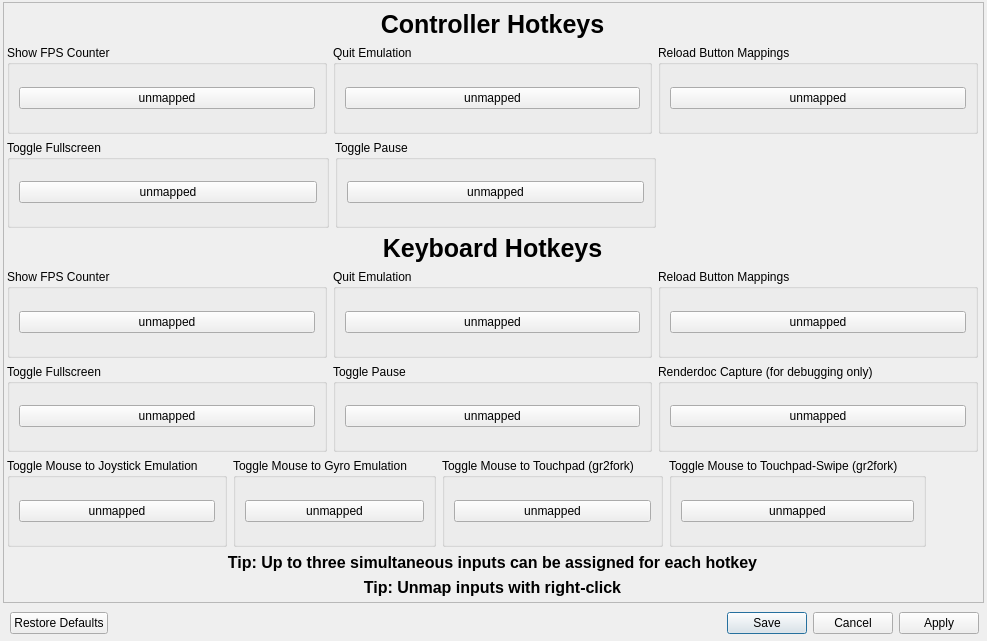
<?xml version="1.0" encoding="UTF-8"?>
<!-- SPDX-FileCopyrightText: Copyright 2025 shadPS4 Emulator Project
     SPDX-License-Identifier: GPL-2.0-or-later -->
<ui version="4.0">
 <class>Hotkeys</class>
 <widget class="QDialog" name="Hotkeys">
  <property name="windowModality">
   <enum>Qt::WindowModality::WindowModal</enum>
  </property>
  <property name="geometry">
   <rect>
    <x>0</x>
    <y>0</y>
    <width>987</width>
    <height>641</height>
   </rect>
  </property>
  <property name="windowTitle">
   <string>Customize Hotkeys</string>
  </property>
  <widget class="QScrollArea" name="scrollArea">
   <property name="geometry">
    <rect>
     <x>3</x>
     <y>2</y>
     <width>981</width>
     <height>601</height>
    </rect>
   </property>
   <property name="widgetResizable">
    <bool>true</bool>
   </property>
   <widget class="QWidget" name="scrollAreaWidgetContents">
    <property name="geometry">
     <rect>
      <x>0</x>
      <y>0</y>
      <width>979</width>
      <height>599</height>
     </rect>
    </property>
    <widget class="QWidget" name="verticalLayoutWidget_3">
     <property name="geometry">
      <rect>
       <x>3</x>
       <y>7</y>
       <width>971</width>
       <height>587</height>
      </rect>
     </property>
     <layout class="QVBoxLayout" name="HotkeysLayout">
      <item>
       <widget class="QLabel" name="controllerLabel">
        <property name="sizePolicy">
         <sizepolicy hsizetype="Preferred" vsizetype="Fixed">
          <horstretch>0</horstretch>
          <verstretch>0</verstretch>
         </sizepolicy>
        </property>
        <property name="font">
         <font>
          <pointsize>19</pointsize>
          <bold>true</bold>
         </font>
        </property>
        <property name="text">
         <string>Controller Hotkeys</string>
        </property>
        <property name="alignment">
         <set>Qt::AlignmentFlag::AlignCenter</set>
        </property>
       </widget>
      </item>
      <item>
       <layout class="QHBoxLayout" name="horizontalLayoutPad1">
        <item>
         <widget class="QGroupBox" name="fpsGroupboxPad">
          <property name="sizePolicy">
           <sizepolicy hsizetype="Expanding" vsizetype="Preferred">
            <horstretch>0</horstretch>
            <verstretch>0</verstretch>
           </sizepolicy>
          </property>
          <property name="title">
           <string>Show FPS Counter</string>
          </property>
          <layout class="QVBoxLayout" name="verticalLayout_2">
           <item>
            <widget class="QRightClickButton" name="fpsButtonPad">
             <property name="focusPolicy">
              <enum>Qt::FocusPolicy::NoFocus</enum>
             </property>
             <property name="text">
              <string>unmapped</string>
             </property>
            </widget>
           </item>
          </layout>
         </widget>
        </item>
        <item>
         <widget class="QGroupBox" name="quitGroupboxKB_2">
          <property name="sizePolicy">
           <sizepolicy hsizetype="Expanding" vsizetype="Preferred">
            <horstretch>0</horstretch>
            <verstretch>0</verstretch>
           </sizepolicy>
          </property>
          <property name="title">
           <string>Quit Emulation</string>
          </property>
          <layout class="QVBoxLayout" name="verticalLayout_5">
           <item>
            <widget class="QRightClickButton" name="quitButtonPad">
             <property name="focusPolicy">
              <enum>Qt::FocusPolicy::NoFocus</enum>
             </property>
             <property name="text">
              <string>unmapped</string>
             </property>
            </widget>
           </item>
          </layout>
         </widget>
        </item>
        <item>
         <widget class="QGroupBox" name="reloadMappingsBoxPad">
          <property name="sizePolicy">
           <sizepolicy hsizetype="Expanding" vsizetype="Preferred">
            <horstretch>0</horstretch>
            <verstretch>0</verstretch>
           </sizepolicy>
          </property>
          <property name="title">
           <string>Reload Button Mappings</string>
          </property>
          <layout class="QVBoxLayout" name="verticalLayout_6">
           <item>
            <widget class="QRightClickButton" name="reloadButtonPad">
             <property name="text">
              <string>unmapped</string>
             </property>
            </widget>
           </item>
          </layout>
         </widget>
        </item>
       </layout>
      </item>
      <item>
       <layout class="QHBoxLayout" name="horizontalLayoutPad2">
        <item>
         <widget class="QGroupBox" name="fullscreenGroupboxPad">
          <property name="sizePolicy">
           <sizepolicy hsizetype="Expanding" vsizetype="Preferred">
            <horstretch>0</horstretch>
            <verstretch>0</verstretch>
           </sizepolicy>
          </property>
          <property name="title">
           <string>Toggle Fullscreen</string>
          </property>
          <layout class="QVBoxLayout" name="verticalLayout_3">
           <item>
            <widget class="QRightClickButton" name="fullscreenButtonPad">
             <property name="focusPolicy">
              <enum>Qt::FocusPolicy::NoFocus</enum>
             </property>
             <property name="text">
              <string>unmapped</string>
             </property>
            </widget>
           </item>
          </layout>
         </widget>
        </item>
        <item>
         <widget class="QGroupBox" name="pauseGroupboxPad">
          <property name="sizePolicy">
           <sizepolicy hsizetype="Expanding" vsizetype="Preferred">
            <horstretch>0</horstretch>
            <verstretch>0</verstretch>
           </sizepolicy>
          </property>
          <property name="title">
           <string>Toggle Pause</string>
          </property>
          <layout class="QVBoxLayout" name="verticalLayout_4">
           <item>
            <widget class="QRightClickButton" name="pauseButtonPad">
             <property name="focusPolicy">
              <enum>Qt::FocusPolicy::NoFocus</enum>
             </property>
             <property name="text">
              <string>unmapped</string>
             </property>
            </widget>
           </item>
          </layout>
         </widget>
        </item>
        <item>
         <spacer name="horizontalSpacer_2">
          <property name="orientation">
           <enum>Qt::Orientation::Horizontal</enum>
          </property>
          <property name="sizeHint" stdset="0">
           <size>
            <width>40</width>
            <height>20</height>
           </size>
          </property>
         </spacer>
        </item>
       </layout>
      </item>
      <item>
       <widget class="QLabel" name="keyboardLabel">
        <property name="sizePolicy">
         <sizepolicy hsizetype="Preferred" vsizetype="Fixed">
          <horstretch>0</horstretch>
          <verstretch>0</verstretch>
         </sizepolicy>
        </property>
        <property name="font">
         <font>
          <pointsize>19</pointsize>
          <bold>true</bold>
         </font>
        </property>
        <property name="text">
         <string>Keyboard Hotkeys</string>
        </property>
        <property name="alignment">
         <set>Qt::AlignmentFlag::AlignCenter</set>
        </property>
       </widget>
      </item>
      <item>
       <layout class="QHBoxLayout" name="horizontalLayoutKB1">
        <item>
         <widget class="QGroupBox" name="fpsGroupboxKB">
          <property name="sizePolicy">
           <sizepolicy hsizetype="Expanding" vsizetype="Preferred">
            <horstretch>0</horstretch>
            <verstretch>0</verstretch>
           </sizepolicy>
          </property>
          <property name="title">
           <string>Show FPS Counter</string>
          </property>
          <layout class="QVBoxLayout" name="verticalLayout_7">
           <item>
            <widget class="QRightClickButton" name="fpsButtonKB">
             <property name="focusPolicy">
              <enum>Qt::FocusPolicy::NoFocus</enum>
             </property>
             <property name="text">
              <string>unmapped</string>
             </property>
            </widget>
           </item>
          </layout>
         </widget>
        </item>
        <item>
         <widget class="QGroupBox" name="quitGroupboxKB">
          <property name="sizePolicy">
           <sizepolicy hsizetype="Expanding" vsizetype="Preferred">
            <horstretch>0</horstretch>
            <verstretch>0</verstretch>
           </sizepolicy>
          </property>
          <property name="title">
           <string>Quit Emulation</string>
          </property>
          <layout class="QVBoxLayout" name="verticalLayout_9">
           <item>
            <widget class="QRightClickButton" name="quitButtonKB">
             <property name="focusPolicy">
              <enum>Qt::FocusPolicy::NoFocus</enum>
             </property>
             <property name="text">
              <string>unmapped</string>
             </property>
            </widget>
           </item>
          </layout>
         </widget>
        </item>
        <item>
         <widget class="QGroupBox" name="reloadMappingsBoxKB">
          <property name="sizePolicy">
           <sizepolicy hsizetype="Expanding" vsizetype="Preferred">
            <horstretch>0</horstretch>
            <verstretch>0</verstretch>
           </sizepolicy>
          </property>
          <property name="title">
           <string>Reload Button Mappings</string>
          </property>
          <layout class="QVBoxLayout" name="verticalLayout_11">
           <item>
            <widget class="QRightClickButton" name="reloadButtonKB">
             <property name="focusPolicy">
              <enum>Qt::FocusPolicy::NoFocus</enum>
             </property>
             <property name="text">
              <string>unmapped</string>
             </property>
            </widget>
           </item>
          </layout>
         </widget>
        </item>
       </layout>
      </item>
      <item>
       <layout class="QHBoxLayout" name="horizontalLayoutKB2">
        <item>
         <widget class="QGroupBox" name="fullscreenGroupboxKB">
          <property name="sizePolicy">
           <sizepolicy hsizetype="Expanding" vsizetype="Preferred">
            <horstretch>0</horstretch>
            <verstretch>0</verstretch>
           </sizepolicy>
          </property>
          <property name="title">
           <string>Toggle Fullscreen</string>
          </property>
          <layout class="QVBoxLayout" name="verticalLayout_8">
           <item>
            <widget class="QRightClickButton" name="fullscreenButtonKB">
             <property name="focusPolicy">
              <enum>Qt::FocusPolicy::NoFocus</enum>
             </property>
             <property name="text">
              <string>unmapped</string>
             </property>
            </widget>
           </item>
          </layout>
         </widget>
        </item>
        <item>
         <widget class="QGroupBox" name="pauseGroupboxKB">
          <property name="sizePolicy">
           <sizepolicy hsizetype="Expanding" vsizetype="Preferred">
            <horstretch>0</horstretch>
            <verstretch>0</verstretch>
           </sizepolicy>
          </property>
          <property name="title">
           <string>Toggle Pause</string>
          </property>
          <layout class="QVBoxLayout" name="verticalLayout_10">
           <item>
            <widget class="QRightClickButton" name="pauseButtonKB">
             <property name="focusPolicy">
              <enum>Qt::FocusPolicy::NoFocus</enum>
             </property>
             <property name="text">
              <string>unmapped</string>
             </property>
            </widget>
           </item>
          </layout>
         </widget>
        </item>
        <item>
         <widget class="QGroupBox" name="renderdocGroupbox">
          <property name="sizePolicy">
           <sizepolicy hsizetype="Expanding" vsizetype="Preferred">
            <horstretch>0</horstretch>
            <verstretch>0</verstretch>
           </sizepolicy>
          </property>
          <property name="title">
           <string>Renderdoc Capture (for debugging only)</string>
          </property>
          <layout class="QVBoxLayout" name="verticalLayout_12">
           <item>
            <widget class="QRightClickButton" name="renderdocButton">
             <property name="focusPolicy">
              <enum>Qt::FocusPolicy::NoFocus</enum>
             </property>
             <property name="text">
              <string>unmapped</string>
             </property>
            </widget>
           </item>
          </layout>
         </widget>
        </item>
       </layout>
      </item>
      <item>
       <layout class="QHBoxLayout" name="horizontalLayout">
        <item>
         <widget class="QGroupBox" name="mouseJoystickGroupbox">
          <property name="sizePolicy">
           <sizepolicy hsizetype="Expanding" vsizetype="Preferred">
            <horstretch>0</horstretch>
            <verstretch>0</verstretch>
           </sizepolicy>
          </property>
          <property name="title">
           <string>Toggle Mouse to Joystick Emulation</string>
          </property>
          <layout class="QVBoxLayout" name="verticalLayout_13">
           <item>
            <widget class="QRightClickButton" name="mouseJoystickButton">
             <property name="focusPolicy">
              <enum>Qt::FocusPolicy::NoFocus</enum>
             </property>
             <property name="text">
              <string>unmapped</string>
             </property>
            </widget>
           </item>
          </layout>
         </widget>
        </item>
        <item>
         <widget class="QGroupBox" name="mouseGyroGroupbox">
          <property name="sizePolicy">
           <sizepolicy hsizetype="Expanding" vsizetype="Preferred">
            <horstretch>0</horstretch>
            <verstretch>0</verstretch>
           </sizepolicy>
          </property>
          <property name="title">
           <string>Toggle Mouse to Gyro Emulation</string>
          </property>
          <layout class="QVBoxLayout" name="verticalLayout_14">
           <item>
            <widget class="QRightClickButton" name="mouseGyroButton">
             <property name="focusPolicy">
              <enum>Qt::FocusPolicy::NoFocus</enum>
             </property>
             <property name="text">
              <string>unmapped</string>
             </property>
            </widget>
           </item>
          </layout>
         </widget>
        </item>
        <item>
         <widget class="QGroupBox" name="mouseTouchpadGroupbox">
          <property name="sizePolicy">
           <sizepolicy hsizetype="Expanding" vsizetype="Preferred">
            <horstretch>0</horstretch>
            <verstretch>0</verstretch>
           </sizepolicy>
          </property>
          <property name="title">
           <string>Toggle Mouse to Touchpad (gr2fork)</string>
          </property>
          <layout class="QVBoxLayout" name="verticalLayout_mouseTouchpad">
           <item>
            <widget class="QRightClickButton" name="mouseTouchpadButton">
             <property name="focusPolicy">
              <enum>Qt::FocusPolicy::NoFocus</enum>
             </property>
             <property name="text">
              <string>unmapped</string>
             </property>
            </widget>
           </item>
          </layout>
         </widget>
        </item>
        <item>
         <widget class="QGroupBox" name="mouseTouchpadSwipeGroupbox">
          <property name="sizePolicy">
           <sizepolicy hsizetype="Expanding" vsizetype="Preferred">
            <horstretch>0</horstretch>
            <verstretch>0</verstretch>
           </sizepolicy>
          </property>
          <property name="title">
           <string>Toggle Mouse to Touchpad-Swipe (gr2fork)</string>
          </property>
          <layout class="QVBoxLayout" name="verticalLayout_mouseTouchpadSwipe">
           <item>
            <widget class="QRightClickButton" name="mouseTouchpadSwipeButton">
             <property name="focusPolicy">
              <enum>Qt::FocusPolicy::NoFocus</enum>
             </property>
             <property name="text">
              <string>unmapped</string>
             </property>
            </widget>
           </item>
          </layout>
         </widget>
        </item>
        <item>
         <spacer name="horizontalSpacer_3">
          <property name="orientation">
           <enum>Qt::Orientation::Horizontal</enum>
          </property>
          <property name="sizeHint" stdset="0">
           <size>
            <width>40</width>
            <height>20</height>
           </size>
          </property>
         </spacer>
        </item>
       </layout>
      </item>
      <item>
       <widget class="QLabel" name="tipLabel">
        <property name="sizePolicy">
         <sizepolicy hsizetype="Preferred" vsizetype="Fixed">
          <horstretch>0</horstretch>
          <verstretch>0</verstretch>
         </sizepolicy>
        </property>
        <property name="font">
         <font>
          <pointsize>12</pointsize>
          <bold>true</bold>
         </font>
        </property>
        <property name="text">
         <string>Tip: Up to three simultaneous inputs can be assigned for each hotkey</string>
        </property>
        <property name="alignment">
         <set>Qt::AlignmentFlag::AlignCenter</set>
        </property>
       </widget>
      </item>
      <item>
       <widget class="QLabel" name="tipLabel_2">
        <property name="sizePolicy">
         <sizepolicy hsizetype="Preferred" vsizetype="Fixed">
          <horstretch>0</horstretch>
          <verstretch>0</verstretch>
         </sizepolicy>
        </property>
        <property name="font">
         <font>
          <pointsize>12</pointsize>
          <bold>true</bold>
         </font>
        </property>
        <property name="text">
         <string>Tip: Unmap inputs with right-click</string>
        </property>
        <property name="alignment">
         <set>Qt::AlignmentFlag::AlignCenter</set>
        </property>
       </widget>
      </item>
     </layout>
    </widget>
   </widget>
  </widget>
  <widget class="QDialogButtonBox" name="buttonBox">
   <property name="geometry">
    <rect>
     <x>10</x>
     <y>610</y>
     <width>969</width>
     <height>26</height>
    </rect>
   </property>
   <property name="orientation">
    <enum>Qt::Orientation::Horizontal</enum>
   </property>
   <property name="standardButtons">
    <set>QDialogButtonBox::StandardButton::Apply|QDialogButtonBox::StandardButton::Cancel|QDialogButtonBox::StandardButton::RestoreDefaults|QDialogButtonBox::StandardButton::Save</set>
   </property>
  </widget>
 </widget>
 <customwidgets>
  <customwidget>
   <class>QRightClickButton</class>
   <extends>QPushButton</extends>
   <header>src/qt_gui/right_click_button.h</header>
  </customwidget>
 </customwidgets>
 <resources/>
 <connections>
  <connection>
   <sender>buttonBox</sender>
   <signal>accepted()</signal>
   <receiver>Hotkeys</receiver>
   <slot>accept()</slot>
   <hints>
    <hint type="sourcelabel">
     <x>248</x>
     <y>254</y>
    </hint>
    <hint type="destinationlabel">
     <x>157</x>
     <y>274</y>
    </hint>
   </hints>
  </connection>
  <connection>
   <sender>buttonBox</sender>
   <signal>rejected()</signal>
   <receiver>Hotkeys</receiver>
   <slot>reject()</slot>
   <hints>
    <hint type="sourcelabel">
     <x>316</x>
     <y>260</y>
    </hint>
    <hint type="destinationlabel">
     <x>286</x>
     <y>274</y>
    </hint>
   </hints>
  </connection>
 </connections>
</ui>
